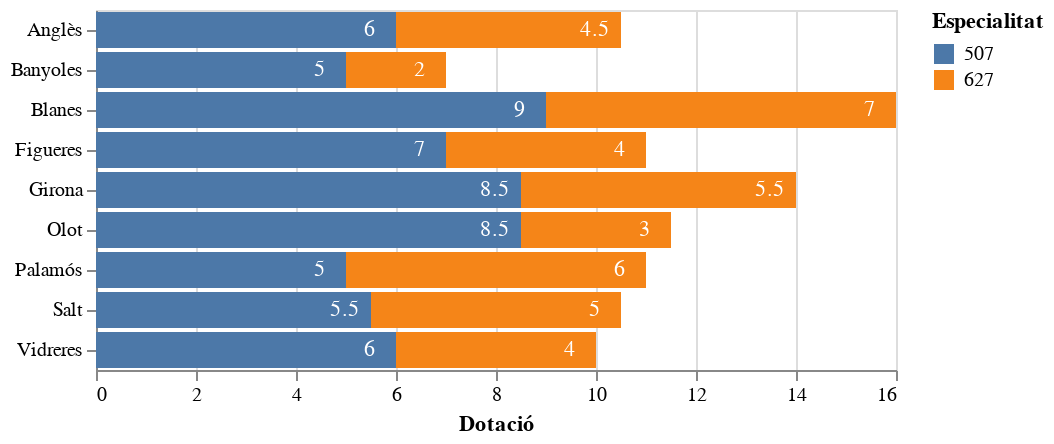

Write notebook code for a chart like this one.
### Markdown cell above
## Dotació curs 2021-2022

Dotació per centre de professorat de les especialitats d'informàtica

### Code cell
import altair as alt

data = df_girona[df_girona.Curs=="2021-2022"]

bars = alt.Chart().mark_bar().encode(
    alt.X("sum(TOT_DOT):Q",title="Dotació", stack='zero'),
    alt.Y("NOM_MUNICIPI:N", title=""),
    alt.Color("COD_LLOC", title="Especialitat"),
)

text_detall = alt.Chart().mark_text(dx=-13, color='white').encode(
    alt.X("sum(TOT_DOT):Q", stack='zero'),
    alt.Y("NOM_MUNICIPI:N", title=""),
    detail='COD_LLOC:N',
    text=alt.Text('sum(TOT_DOT):Q')
)

alt.layer(
        bars, text_detall, data=data
    ).interactive()

### Figure 1 — Vega-Lite specification as saved in the notebook (floating-point values rounded to 4 significant figures)
{"config": {"view": {"continuousWidth": 400, "continuousHeight": 300}}, "layer": [{"mark": "bar", "encoding": {"color": {"field": "COD_LLOC", "title": "Especialitat", "type": "nominal"}, "x": {"aggregate": "sum", "field": "TOT_DOT", "stack": "zero", "title": "Dotació", "type": "quantitative"}, "y": {"field": "NOM_MUNICIPI", "title": "", "type": "nominal"}}, "selection": {"selector040": {"type": "interval", "bind": "scales", "encodings": ["x", "y"]}}}, {"mark": {"type": "text", "color": "white", "dx": -13}, "encoding": {"detail": {"field": "COD_LLOC", "type": "nominal"}, "text": {"aggregate": "sum", "field": "TOT_DOT", "type": "quantitative"}, "x": {"aggregate": "sum", "field": "TOT_DOT", "stack": "zero", "type": "quantitative"}, "y": {"field": "NOM_MUNICIPI", "title": "", "type": "nominal"}}}], "data": {"name": "data-64992d800c95227df2c076f34c34f457"}, "$schema": "https://vega.github.io/schema/vega-lite/v4.17.0.json", "datasets": {"data-64992d800c95227df2c076f34c34f457": [{"Curs": "2021-2022", "CODI_CENTRE": "17000551", "Tipus centre": "Institut", "NOM_CENTRE": "Sa Palomera", "NOM_MUNICIPI": "Blanes", "CODI_DELEGACIÓ": 117, "COMPLEXITAT": null, "EDIF": null, "COD_LLOC": "507", "QUALIFICADOR": "DIV", "TOT_DOT": 1.0, "CS": null, "DD": null, "IN": 1.0, "NF": null, "PP": null, "PS": null, "PG": null, "RF": null}, {"Curs": "2021-2022", "CODI_CENTRE": "17000551", "Tipus centre": "Institut", "NOM_CENTRE": "Sa Palomera", "NOM_MUNICIPI": "Blanes", "CODI_DELEGACIÓ": 117, "COMPLEXITAT": null, "EDIF": null, "COD_LLOC": "507", "QUALIFICADOR": "ORD", "TOT_DOT": 7.0, "CS": null, "DD": 3.0, "IN": 4.0, "NF": null, "PP": null, "PS": null, "PG": null, "RF": null}, {"Curs": "2021-2022", "CODI_CENTRE": "17000551", "Tipus centre": "Institut", "NOM_CENTRE": "Sa Palomera", "NOM_MUNICIPI": "Blanes", "CODI_DELEGACIÓ": 117, "COMPLEXITAT": null, "EDIF": null, "COD_LLOC": "507", "QUALIFICADOR": "TIC", "TOT_DOT": 1.0, "CS": null, "DD": null, "IN": 1.0, "NF": null, "PP": null, "PS": null, "PG": null, "RF": null}, {"Curs": "2021-2022", "CODI_CENTRE": "17000551", "Tipus centre": "Institut", "NOM_CENTRE": "Sa Palomera", "NOM_MUNICIPI": "Blanes", "CODI_DELEGACIÓ": 117, "COMPLEXITAT": null, "EDIF": null, "COD_LLOC": "627", "QUALIFICADOR": "ORD", "TOT_DOT": 7.0, "CS": null, "DD": 3.0, "IN": 4.0, "NF": null, "PP": null, "PS": null, "PG": null, "RF": null}, {"Curs": "2021-2022", "CODI_CENTRE": "17001735", "Tipus centre": "Institut", "NOM_CENTRE": "Montilivi", "NOM_MUNICIPI": "Girona", "CODI_DELEGACIÓ": 117, "COMPLEXITAT": null, "EDIF": null, "COD_LLOC": "507", "QUALIFICADOR": "ORD", "TOT_DOT": 8.5, "CS": 2.0, "DD": 6.0, "IN": 0.5, "NF": null, "PP": null, "PS": null, "PG": null, "RF": null}, {"Curs": "2021-2022", "CODI_CENTRE": "17001735", "Tipus centre": "Institut", "NOM_CENTRE": "Montilivi", "NOM_MUNICIPI": "Girona", "CODI_DELEGACIÓ": 117, "COMPLEXITAT": null, "EDIF": null, "COD_LLOC": "627", "QUALIFICADOR": "ORD", "TOT_DOT": 5.5, "CS": null, "DD": 3.0, "IN": 2.5, "NF": null, "PP": null, "PS": null, "PG": null, "RF": null}, {"Curs": "2021-2022", "CODI_CENTRE": "17003203", "Tipus centre": "Institut", "NOM_CENTRE": "Salvador Espriu", "NOM_MUNICIPI": "Salt", "CODI_DELEGACIÓ": 117, "COMPLEXITAT": "CMC", "EDIF": "EDIF", "COD_LLOC": "507", "QUALIFICADOR": "999", "TOT_DOT": 0.5, "CS": null, "DD": null, "IN": null, "NF": null, "PP": null, "PS": null, "PG": 0.5, "RF": null}, {"Curs": "2021-2022", "CODI_CENTRE": "17003203", "Tipus centre": "Institut", "NOM_CENTRE": "Salvador Espriu", "NOM_MUNICIPI": "Salt", "CODI_DELEGACIÓ": 117, "COMPLEXITAT": "CMC", "EDIF": "EDIF", "COD_LLOC": "507", "QUALIFICADOR": "ORD", "TOT_DOT": 5.0, "CS": 2.0, "DD": 3.0, "IN": null, "NF": null, "PP": null, "PS": null, "PG": null, "RF": null}, {"Curs": "2021-2022", "CODI_CENTRE": "17003203", "Tipus centre": "Institut", "NOM_CENTRE": "Salvador Espriu", "NOM_MUNICIPI": "Salt", "CODI_DELEGACIÓ": 117, "COMPLEXITAT": "CMC", "EDIF": "EDIF", "COD_LLOC": "627", "QUALIFICADOR": "999", "TOT_DOT": 1.0, "CS": null, "DD": null, "IN": null, "NF": null, "PP": null, "PS": null, "PG": 1.0, "RF": null}, {"Curs": "2021-2022", "CODI_CENTRE": "17003203", "Tipus centre": "Institut", "NOM_CENTRE": "Salvador Espriu", "NOM_MUNICIPI": "Salt", "CODI_DELEGACIÓ": 117, "COMPLEXITAT": "CMC", "EDIF": "EDIF", "COD_LLOC": "627", "QUALIFICADOR": "ORD", "TOT_DOT": 4.0, "CS": 1.0, "DD": 3.0, "IN": null, "NF": null, "PP": null, "PS": null, "PG": null, "RF": null}, {"Curs": "2021-2022", "CODI_CENTRE": "17004487", "Tipus centre": "Institut", "NOM_CENTRE": "Rafael Campalans", "NOM_MUNICIPI": "Anglès", "CODI_DELEGACIÓ": 117, "COMPLEXITAT": null, "EDIF": null, "COD_LLOC": "507", "QUALIFICADOR": "ORD", "TOT_DOT": 6.0, "CS": null, "DD": 3.0, "IN": 3.0, "NF": null, "PP": null, "PS": null, "PG": null, "RF": null}, {"Curs": "2021-2022", "CODI_CENTRE": "17004487", "Tipus centre": "Institut", "NOM_CENTRE": "Rafael Campalans", "NOM_MUNICIPI": "Anglès", "CODI_DELEGACIÓ": 117, "COMPLEXITAT": null, "EDIF": null, "COD_LLOC": "627", "QUALIFICADOR": "ORD", "TOT_DOT": 4.5, "CS": null, "DD": 2.0, "IN": 2.5, "NF": null, "PP": null, "PS": null, "PG": null, "RF": null}, {"Curs": "2021-2022", "CODI_CENTRE": "17005352", "Tipus centre": "Institut", "NOM_CENTRE": "de Palamós", "NOM_MUNICIPI": "Palamós", "CODI_DELEGACIÓ": 117, "COMPLEXITAT": null, "EDIF": null, "COD_LLOC": "507", "QUALIFICADOR": "ORD", "TOT_DOT": 5.0, "CS": null, "DD": 3.0, "IN": 2.0, "NF": null, "PP": null, "PS": null, "PG": null, "RF": null}, {"Curs": "2021-2022", "CODI_CENTRE": "17005352", "Tipus centre": "Institut", "NOM_CENTRE": "de Palamós", "NOM_MUNICIPI": "Palamós", "CODI_DELEGACIÓ": 117, "COMPLEXITAT": null, "EDIF": null, "COD_LLOC": "627", "QUALIFICADOR": "ORD", "TOT_DOT": 6.0, "CS": null, "DD": 3.0, "IN": 3.0, "NF": null, "PP": null, "PS": null, "PG": null, "RF": null}, {"Curs": "2021-2022", "CODI_CENTRE": "17005649", "Tipus centre": "Institut", "NOM_CENTRE": "Cendrassos", "NOM_MUNICIPI": "Figueres", "CODI_DELEGACIÓ": 117, "COMPLEXITAT": null, "EDIF": null, "COD_LLOC": "507", "QUALIFICADOR": "ORD", "TOT_DOT": 7.0, "CS": null, "DD": 1.0, "IN": 5.0, "NF": null, "PP": 1.0, "PS": null, "PG": null, "RF": null}, {"Curs": "2021-2022", "CODI_CENTRE": "17005649", "Tipus centre": "Institut", "NOM_CENTRE": "Cendrassos", "NOM_MUNICIPI": "Figueres", "CODI_DELEGACIÓ": 117, "COMPLEXITAT": null, "EDIF": null, "COD_LLOC": "627", "QUALIFICADOR": "ORD", "TOT_DOT": 4.0, "CS": null, "DD": 2.0, "IN": 2.0, "NF": null, "PP": null, "PS": null, "PG": null, "RF": null}, {"Curs": "2021-2022", "CODI_CENTRE": "17005893", "Tipus centre": "Institut", "NOM_CENTRE": "Bosc de la Coma", "NOM_MUNICIPI": "Olot", "CODI_DELEGACIÓ": 117, "COMPLEXITAT": null, "EDIF": null, "COD_LLOC": "507", "QUALIFICADOR": "IAN", "TOT_DOT": 1.0, "CS": null, "DD": null, "IN": 1.0, "NF": null, "PP": null, "PS": null, "PG": null, "RF": null}, {"Curs": "2021-2022", "CODI_CENTRE": "17005893", "Tipus centre": "Institut", "NOM_CENTRE": "Bosc de la Coma", "NOM_MUNICIPI": "Olot", "CODI_DELEGACIÓ": 117, "COMPLEXITAT": null, "EDIF": null, "COD_LLOC": "507", "QUALIFICADOR": "ORD", "TOT_DOT": 7.5, "CS": 2.0, "DD": 4.0, "IN": 1.5, "NF": null, "PP": null, "PS": null, "PG": null, "RF": null}, {"Curs": "2021-2022", "CODI_CENTRE": "17005893", "Tipus centre": "Institut", "NOM_CENTRE": "Bosc de la Coma", "NOM_MUNICIPI": "Olot", "CODI_DELEGACIÓ": 117, "COMPLEXITAT": null, "EDIF": null, "COD_LLOC": "627", "QUALIFICADOR": "ORD", "TOT_DOT": 3.0, "CS": null, "DD": 1.0, "IN": 2.0, "NF": null, "PP": null, "PS": null, "PG": null, "RF": null}, {"Curs": "2021-2022", "CODI_CENTRE": "17006666", "Tipus centre": "Institut", "NOM_CENTRE": "Pla de l'Estany", "NOM_MUNICIPI": "Banyoles", "CODI_DELEGACIÓ": 117, "COMPLEXITAT": null, "EDIF": null, "COD_LLOC": "507", "QUALIFICADOR": "EGI", "TOT_DOT": 1.0, "CS": null, "DD": null, "IN": 1.0, "NF": null, "PP": null, "PS": null, "PG": null, "RF": null}, {"Curs": "2021-2022", "CODI_CENTRE": "17006666", "Tipus centre": "Institut", "NOM_CENTRE": "Pla de l'Estany", "NOM_MUNICIPI": "Banyoles", "CODI_DELEGACIÓ": 117, "COMPLEXITAT": null, "EDIF": null, "COD_LLOC": "507", "QUALIFICADOR": "IAN", "TOT_DOT": 1.0, "CS": null, "DD": null, "IN": 1.0, "NF": null, "PP": null, "PS": null, "PG": null, "RF": null}, {"Curs": "2021-2022", "CODI_CENTRE": "17006666", "Tipus centre": "Institut", "NOM_CENTRE": "Pla de l'Estany", "NOM_MUNICIPI": "Banyoles", "CODI_DELEGACIÓ": 117, "COMPLEXITAT": null, "EDIF": null, "COD_LLOC": "507", "QUALIFICADOR": "ORD", "TOT_DOT": 3.0, "CS": null, "DD": 1.0, "IN": 2.0, "NF": null, "PP": null, "PS": null, "PG": null, "RF": null}, {"Curs": "2021-2022", "CODI_CENTRE": "17006666", "Tipus centre": "Institut", "NOM_CENTRE": "Pla de l'Estany", "NOM_MUNICIPI": "Banyoles", "CODI_DELEGACIÓ": 117, "COMPLEXITAT": null, "EDIF": null, "COD_LLOC": "627", "QUALIFICADOR": "ORD", "TOT_DOT": 2.0, "CS": null, "DD": null, "IN": 2.0, "NF": null, "PP": null, "PS": null, "PG": null, "RF": null}, {"Curs": "2021-2022", "CODI_CENTRE": "17006824", "Tipus centre": "Institut", "NOM_CENTRE": "Vidreres", "NOM_MUNICIPI": "Vidreres", "CODI_DELEGACIÓ": 117, "COMPLEXITAT": null, "EDIF": null, "COD_LLOC": "507", "QUALIFICADOR": "DIV", "TOT_DOT": 1.0, "CS": null, "DD": null, "IN": null, "NF": null, "PP": null, "PS": null, "PG": null, "RF": null}, {"Curs": "2021-2022", "CODI_CENTRE": "17006824", "Tipus centre": "Institut", "NOM_CENTRE": "Vidreres", "NOM_MUNICIPI": "Vidreres", "CODI_DELEGACIÓ": 117, "COMPLEXITAT": null, "EDIF": null, "COD_LLOC": "507", "QUALIFICADOR": "EGI", "TOT_DOT": 1.0, "CS": null, "DD": null, "IN": null, "NF": null, "PP": null, "PS": null, "PG": null, "RF": null}, {"Curs": "2021-2022", "CODI_CENTRE": "17006824", "Tipus centre": "Institut", "NOM_CENTRE": "Vidreres", "NOM_MUNICIPI": "Vidreres", "CODI_DELEGACIÓ": 117, "COMPLEXITAT": null, "EDIF": null, "COD_LLOC": "507", "QUALIFICADOR": "ORD", "TOT_DOT": 4.0, "CS": 3.0, "DD": 1.0, "IN": 2.0, "NF": null, "PP": null, "PS": null, "PG": null, "RF": null}, {"Curs": "2021-2022", "CODI_CENTRE": "17006824", "Tipus centre": "Institut", "NOM_CENTRE": "Vidreres", "NOM_MUNICIPI": "Vidreres", "CODI_DELEGACIÓ": 117, "COMPLEXITAT": null, "EDIF": null, "COD_LLOC": "627", "QUALIFICADOR": "ORD", "TOT_DOT": 4.0, "CS": null, "DD": 1.0, "IN": 3.0, "NF": null, "PP": null, "PS": null, "PG": null, "RF": null}]}}
